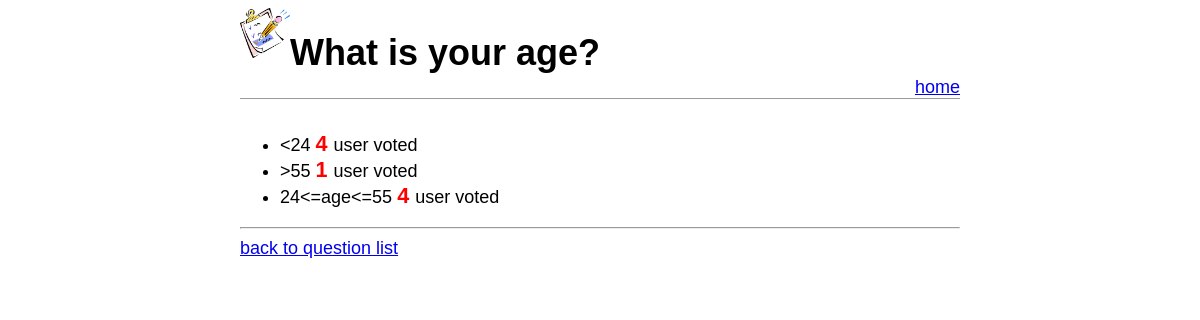
The app's page /question/1/result with its own data.
### QuesApp/models.py (models this page shows, shortened)
class Question(models.Model):
    question_text = models.CharField(max_length=200)
    pub_date = models.DateTimeField('date published')

class Choice (models.Model):
    question = models.ForeignKey(Question, on_delete=models.CASCADE)
    choice_text = models.CharField(max_length=200)

### QuesApp/views.py (the view)
# urls.py: path('question/<int:pk>/result', VoteResultView.as_view(), name='vote_result'),
class VoteResultView(DetailView):
    model = Question
    template_name = 'QuesApp/result.html'

### QuesApp/templates/QuesApp/result.html
{% extends "QuesApp/base.html" %}
{% load static %}
{% block banner %}
    <img class="img2" src="{% static 'QuesApp/img/art-questionnaire.png' %}" />
{% endblock %}
{% block content-header %}
    <h1>{{object.question_text}}</h1>
{% endblock %}
{% block content %}
    {% if question.choice_set.all %}
    <ul>
        {% for choice in question.choice_set.all %}
        <li>{{choice.choice_text}}
            <span class="highlight-red">
                {{ choice.vote_set.all.count }}
            </span> user voted
        </li>
        {% endfor %}
    </ul>
    {% endif %}
    <hr>
    <a href="{% url 'home' %}">back to question list</a>
{% endblock %}

### QuesApp/static/QuesApp/css/style.css (style rules this page uses)
body { font-family: 'Source Sans Pro', sans-serif; font-size: 18px; margin-left: 20%; margin-right: 20%; }
.img2 { width: 50px; height: auto; float: left; }
.highlight-red { color:red; font-weight: bold; font-size: 1.2em; }

### records on screen
Question: question_text "What is your age?"
Choice: choice_text "<24", vote_set.all.count "4"
Choice: choice_text ">55", vote_set.all.count "1"
Choice: choice_text "24<=age<=55", vote_set.all.count "4"
